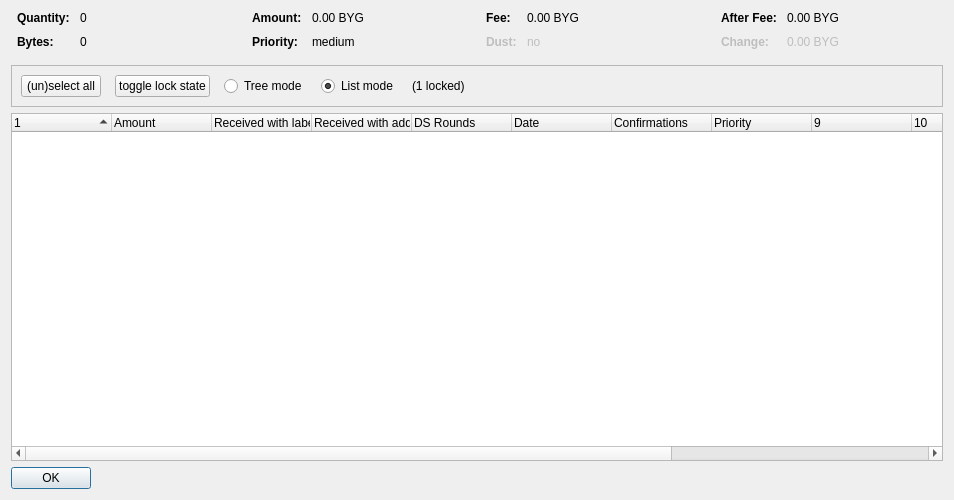
<?xml version="1.0" encoding="UTF-8"?>
<ui version="4.0">
 <class>CoinControlDialog</class>
 <widget class="QDialog" name="CoinControlDialog">
  <property name="geometry">
   <rect>
    <x>0</x>
    <y>0</y>
    <width>954</width>
    <height>500</height>
   </rect>
  </property>
  <property name="windowTitle">
   <string>Coin Selection</string>
  </property>
  <layout class="QVBoxLayout" name="verticalLayout">
   <item>
    <layout class="QHBoxLayout" name="horizontalLayoutTop" stretch="0,0,0,0">
     <property name="topMargin">
      <number>0</number>
     </property>
     <property name="bottomMargin">
      <number>10</number>
     </property>
     <item>
      <layout class="QFormLayout" name="formLayoutCoinControl1">
       <property name="horizontalSpacing">
        <number>10</number>
       </property>
       <property name="verticalSpacing">
        <number>10</number>
       </property>
       <property name="leftMargin">
        <number>6</number>
       </property>
       <property name="rightMargin">
        <number>6</number>
       </property>
       <item row="0" column="0">
        <widget class="QLabel" name="labelCoinControlQuantityText">
         <property name="font">
          <font>
           <weight>75</weight>
           <bold>true</bold>
          </font>
         </property>
         <property name="text">
          <string>Quantity:</string>
         </property>
        </widget>
       </item>
       <item row="0" column="1">
        <widget class="QLabel" name="labelCoinControlQuantity">
         <property name="cursor">
          <cursorShape>IBeamCursor</cursorShape>
         </property>
         <property name="contextMenuPolicy">
          <enum>Qt::ActionsContextMenu</enum>
         </property>
         <property name="text">
          <string notr="true">0</string>
         </property>
         <property name="textInteractionFlags">
          <set>Qt::LinksAccessibleByMouse|Qt::TextSelectableByKeyboard|Qt::TextSelectableByMouse</set>
         </property>
        </widget>
       </item>
       <item row="1" column="0">
        <widget class="QLabel" name="labelCoinControlBytesText">
         <property name="font">
          <font>
           <weight>75</weight>
           <bold>true</bold>
          </font>
         </property>
         <property name="text">
          <string>Bytes:</string>
         </property>
        </widget>
       </item>
       <item row="1" column="1">
        <widget class="QLabel" name="labelCoinControlBytes">
         <property name="cursor">
          <cursorShape>IBeamCursor</cursorShape>
         </property>
         <property name="contextMenuPolicy">
          <enum>Qt::ActionsContextMenu</enum>
         </property>
         <property name="text">
          <string notr="true">0</string>
         </property>
         <property name="textInteractionFlags">
          <set>Qt::LinksAccessibleByMouse|Qt::TextSelectableByKeyboard|Qt::TextSelectableByMouse</set>
         </property>
        </widget>
       </item>
      </layout>
     </item>
     <item>
      <layout class="QFormLayout" name="formLayoutCoinControl2">
       <property name="horizontalSpacing">
        <number>10</number>
       </property>
       <property name="verticalSpacing">
        <number>10</number>
       </property>
       <property name="leftMargin">
        <number>6</number>
       </property>
       <property name="rightMargin">
        <number>6</number>
       </property>
       <item row="0" column="0">
        <widget class="QLabel" name="labelCoinControlAmountText">
         <property name="font">
          <font>
           <weight>75</weight>
           <bold>true</bold>
          </font>
         </property>
         <property name="text">
          <string>Amount:</string>
         </property>
        </widget>
       </item>
       <item row="0" column="1">
        <widget class="QLabel" name="labelCoinControlAmount">
         <property name="cursor">
          <cursorShape>IBeamCursor</cursorShape>
         </property>
         <property name="contextMenuPolicy">
          <enum>Qt::ActionsContextMenu</enum>
         </property>
         <property name="text">
          <string notr="true">0.00 BYG</string>
         </property>
         <property name="textInteractionFlags">
          <set>Qt::LinksAccessibleByMouse|Qt::TextSelectableByKeyboard|Qt::TextSelectableByMouse</set>
         </property>
        </widget>
       </item>
       <item row="1" column="0">
        <widget class="QLabel" name="labelCoinControlPriorityText">
         <property name="font">
          <font>
           <weight>75</weight>
           <bold>true</bold>
          </font>
         </property>
         <property name="text">
          <string>Priority:</string>
         </property>
        </widget>
       </item>
       <item row="1" column="1">
        <widget class="QLabel" name="labelCoinControlPriority">
         <property name="cursor">
          <cursorShape>IBeamCursor</cursorShape>
         </property>
         <property name="contextMenuPolicy">
          <enum>Qt::ActionsContextMenu</enum>
         </property>
         <property name="text">
          <string>medium</string>
         </property>
         <property name="textInteractionFlags">
          <set>Qt::LinksAccessibleByMouse|Qt::TextSelectableByKeyboard|Qt::TextSelectableByMouse</set>
         </property>
        </widget>
       </item>
      </layout>
     </item>
     <item>
      <layout class="QFormLayout" name="formLayoutCoinControl3">
       <property name="horizontalSpacing">
        <number>10</number>
       </property>
       <property name="verticalSpacing">
        <number>10</number>
       </property>
       <property name="leftMargin">
        <number>6</number>
       </property>
       <property name="rightMargin">
        <number>6</number>
       </property>
       <item row="0" column="0">
        <widget class="QLabel" name="labelCoinControlFeeText">
         <property name="font">
          <font>
           <weight>75</weight>
           <bold>true</bold>
          </font>
         </property>
         <property name="text">
          <string>Fee:</string>
         </property>
        </widget>
       </item>
       <item row="0" column="1">
        <widget class="QLabel" name="labelCoinControlFee">
         <property name="cursor">
          <cursorShape>IBeamCursor</cursorShape>
         </property>
         <property name="contextMenuPolicy">
          <enum>Qt::ActionsContextMenu</enum>
         </property>
         <property name="text">
          <string notr="true">0.00 BYG</string>
         </property>
         <property name="textInteractionFlags">
          <set>Qt::LinksAccessibleByMouse|Qt::TextSelectableByKeyboard|Qt::TextSelectableByMouse</set>
         </property>
        </widget>
       </item>
       <item row="1" column="0">
        <widget class="QLabel" name="labelCoinControlLowOutputText">
         <property name="enabled">
          <bool>false</bool>
         </property>
         <property name="font">
          <font>
           <weight>75</weight>
           <bold>true</bold>
          </font>
         </property>
         <property name="text">
          <string>Dust:</string>
         </property>
        </widget>
       </item>
       <item row="1" column="1">
        <widget class="QLabel" name="labelCoinControlLowOutput">
         <property name="enabled">
          <bool>false</bool>
         </property>
         <property name="cursor">
          <cursorShape>IBeamCursor</cursorShape>
         </property>
         <property name="contextMenuPolicy">
          <enum>Qt::ActionsContextMenu</enum>
         </property>
         <property name="text">
          <string>no</string>
         </property>
         <property name="textInteractionFlags">
          <set>Qt::LinksAccessibleByMouse|Qt::TextSelectableByKeyboard|Qt::TextSelectableByMouse</set>
         </property>
        </widget>
       </item>
      </layout>
     </item>
     <item>
      <layout class="QFormLayout" name="formLayoutCoinControl4">
       <property name="horizontalSpacing">
        <number>10</number>
       </property>
       <property name="verticalSpacing">
        <number>10</number>
       </property>
       <property name="leftMargin">
        <number>6</number>
       </property>
       <property name="rightMargin">
        <number>6</number>
       </property>
       <item row="0" column="0">
        <widget class="QLabel" name="labelCoinControlAfterFeeText">
         <property name="font">
          <font>
           <weight>75</weight>
           <bold>true</bold>
          </font>
         </property>
         <property name="text">
          <string>After Fee:</string>
         </property>
        </widget>
       </item>
       <item row="0" column="1">
        <widget class="QLabel" name="labelCoinControlAfterFee">
         <property name="cursor">
          <cursorShape>IBeamCursor</cursorShape>
         </property>
         <property name="contextMenuPolicy">
          <enum>Qt::ActionsContextMenu</enum>
         </property>
         <property name="text">
          <string notr="true">0.00 BYG</string>
         </property>
         <property name="textInteractionFlags">
          <set>Qt::LinksAccessibleByMouse|Qt::TextSelectableByKeyboard|Qt::TextSelectableByMouse</set>
         </property>
        </widget>
       </item>
       <item row="1" column="0">
        <widget class="QLabel" name="labelCoinControlChangeText">
         <property name="enabled">
          <bool>false</bool>
         </property>
         <property name="font">
          <font>
           <weight>75</weight>
           <bold>true</bold>
          </font>
         </property>
         <property name="text">
          <string>Change:</string>
         </property>
        </widget>
       </item>
       <item row="1" column="1">
        <widget class="QLabel" name="labelCoinControlChange">
         <property name="enabled">
          <bool>false</bool>
         </property>
         <property name="cursor">
          <cursorShape>IBeamCursor</cursorShape>
         </property>
         <property name="contextMenuPolicy">
          <enum>Qt::ActionsContextMenu</enum>
         </property>
         <property name="text">
          <string notr="true">0.00 BYG</string>
         </property>
         <property name="textInteractionFlags">
          <set>Qt::LinksAccessibleByMouse|Qt::TextSelectableByKeyboard|Qt::TextSelectableByMouse</set>
         </property>
        </widget>
       </item>
      </layout>
     </item>
    </layout>
   </item>
   <item>
    <widget class="QFrame" name="frame">
     <property name="minimumSize">
      <size>
       <width>0</width>
       <height>40</height>
      </size>
     </property>
     <property name="frameShape">
      <enum>QFrame::StyledPanel</enum>
     </property>
     <property name="frameShadow">
      <enum>QFrame::Sunken</enum>
     </property>
     <layout class="QHBoxLayout" name="horizontalLayout">
      <item>
       <layout class="QHBoxLayout" name="horizontalLayoutPanel" stretch="0,0,0,0,0,0">
        <property name="spacing">
         <number>14</number>
        </property>
        <item>
         <widget class="QPushButton" name="pushButtonSelectAll">
          <property name="sizePolicy">
           <sizepolicy hsizetype="Maximum" vsizetype="Fixed">
            <horstretch>0</horstretch>
            <verstretch>0</verstretch>
           </sizepolicy>
          </property>
          <property name="text">
           <string>(un)select all</string>
          </property>
          <property name="autoDefault">
           <bool>false</bool>
          </property>
         </widget>
        </item>
        <item>
         <widget class="QPushButton" name="pushButtonToggleLock">
          <property name="sizePolicy">
           <sizepolicy hsizetype="Maximum" vsizetype="Fixed">
            <horstretch>0</horstretch>
            <verstretch>0</verstretch>
           </sizepolicy>
          </property>
          <property name="text">
           <string>toggle lock state</string>
          </property>
          <property name="autoDefault">
           <bool>false</bool>
          </property>
         </widget>
        </item>
        <item>
         <widget class="QRadioButton" name="radioTreeMode">
          <property name="sizePolicy">
           <sizepolicy hsizetype="Maximum" vsizetype="Fixed">
            <horstretch>0</horstretch>
            <verstretch>0</verstretch>
           </sizepolicy>
          </property>
          <property name="text">
           <string>Tree mode</string>
          </property>
         </widget>
        </item>
        <item>
         <widget class="QRadioButton" name="radioListMode">
          <property name="sizePolicy">
           <sizepolicy hsizetype="Maximum" vsizetype="Fixed">
            <horstretch>0</horstretch>
            <verstretch>0</verstretch>
           </sizepolicy>
          </property>
          <property name="text">
           <string>List mode</string>
          </property>
          <property name="checked">
           <bool>true</bool>
          </property>
         </widget>
        </item>
        <item>
         <widget class="QLabel" name="labelLocked">
          <property name="text">
           <string>(1 locked)</string>
          </property>
         </widget>
        </item>
        <item>
         <spacer name="horizontalSpacer">
          <property name="orientation">
           <enum>Qt::Horizontal</enum>
          </property>
          <property name="sizeHint" stdset="0">
           <size>
            <width>40</width>
            <height>20</height>
           </size>
          </property>
         </spacer>
        </item>
       </layout>
      </item>
     </layout>
    </widget>
   </item>
   <item>
    <widget class="CoinControlTreeWidget" name="treeWidget">
     <property name="contextMenuPolicy">
      <enum>Qt::CustomContextMenu</enum>
     </property>
     <property name="sortingEnabled">
      <bool>false</bool>
     </property>
     <property name="columnCount">
      <number>13</number>
     </property>
     <attribute name="headerShowSortIndicator" stdset="0">
      <bool>true</bool>
     </attribute>
     <attribute name="headerStretchLastSection">
      <bool>false</bool>
     </attribute>
     <column>
      <property name="text">
       <string/>
      </property>
     </column>
     <column>
      <property name="text">
       <string>Amount</string>
      </property>
     </column>
     <column>
      <property name="text">
       <string>Received with label</string>
      </property>
     </column>
     <column>
      <property name="text">
       <string>Received with address</string>
      </property>
     </column>
     <column>
      <property name="text">
       <string>DS Rounds</string>
      </property>
     </column>
     <column>
      <property name="text">
       <string>Date</string>
      </property>
     </column>
     <column>
      <property name="text">
       <string>Confirmations</string>
      </property>
      <property name="toolTip">
       <string>Confirmed</string>
      </property>
     </column>
     <column>
      <property name="text">
       <string>Priority</string>
      </property>
     </column>
     <column>
      <property name="text">
       <string/>
      </property>
     </column>
     <column>
      <property name="text">
       <string/>
      </property>
     </column>
     <column>
      <property name="text">
       <string/>
      </property>
     </column>
     <column>
      <property name="text">
       <string/>
      </property>
     </column>
     <column>
      <property name="text">
       <string/>
      </property>
     </column>
    </widget>
   </item>
   <item>
    <widget class="QDialogButtonBox" name="buttonBox">
     <property name="sizePolicy">
      <sizepolicy hsizetype="Maximum" vsizetype="Fixed">
       <horstretch>0</horstretch>
       <verstretch>0</verstretch>
      </sizepolicy>
     </property>
     <property name="orientation">
      <enum>Qt::Horizontal</enum>
     </property>
     <property name="standardButtons">
      <set>QDialogButtonBox::Ok</set>
     </property>
    </widget>
   </item>
  </layout>
 </widget>
 <customwidgets>
  <customwidget>
   <class>CoinControlTreeWidget</class>
   <extends>QTreeWidget</extends>
   <header>coincontroltreewidget.h</header>
  </customwidget>
 </customwidgets>
 <resources/>
 <connections/>
</ui>
